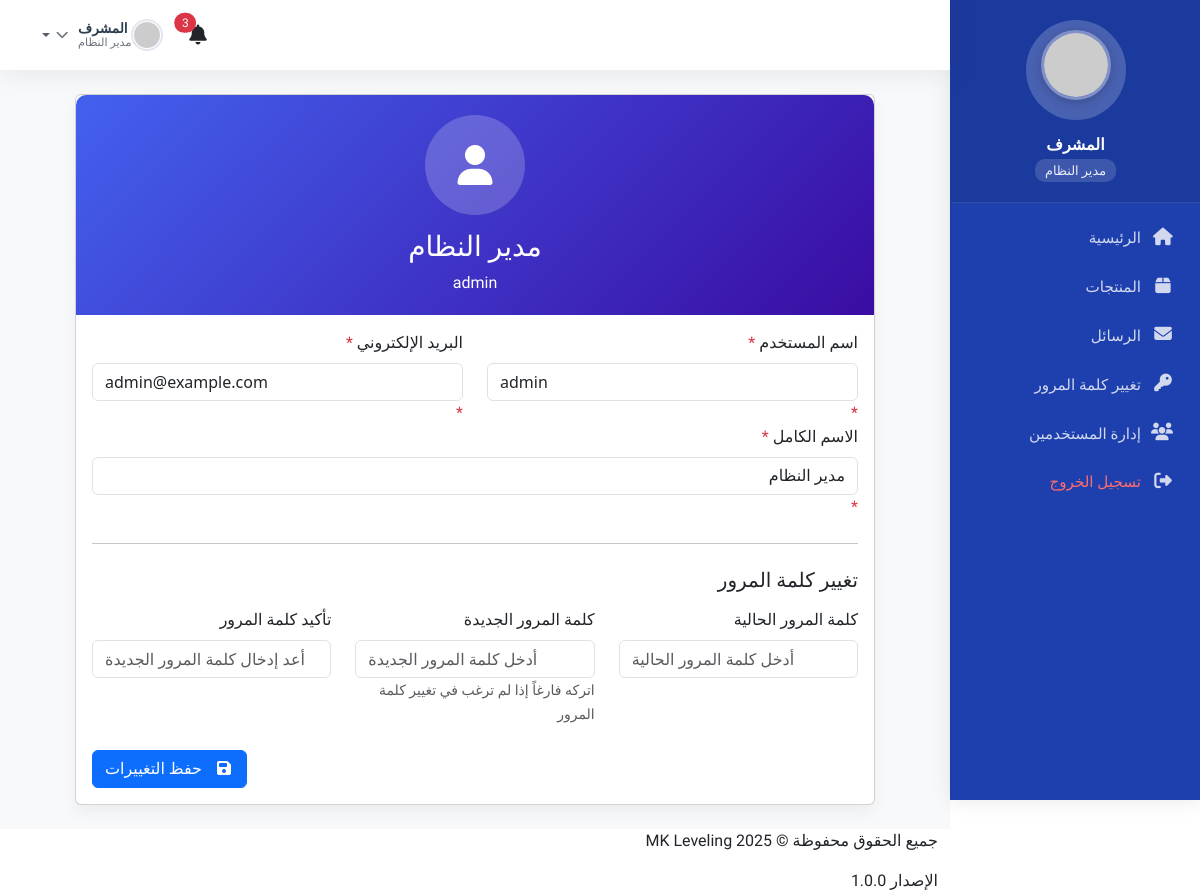
Screenshot of /admin/profile_new.php (signed in) with the database file from the repository.
### tables this page shows
CREATE TABLE IF NOT EXISTS `users` (
  `id` int(11) NOT NULL AUTO_INCREMENT,
  `username` varchar(50) NOT NULL,
  `password` varchar(255) NOT NULL,
  `email` varchar(100) NOT NULL,
  `full_name` varchar(100) NOT NULL,
  `is_active` tinyint(1) DEFAULT 1,
  `created_at` timestamp DEFAULT CURRENT_TIMESTAMP,
  `updated_at` timestamp DEFAULT CURRENT_TIMESTAMP ON UPDATE CURRENT_TIMESTAMP,
  PRIMARY KEY (`id`),
  UNIQUE KEY `username` (`username`),
  UNIQUE KEY `email` (`email`)
);

### admin/profile_new.php (the view, shortened to what this page needs)
<?php
require_once __DIR__ . '/includes/db.php';
$user_id = $_SESSION['user_id'];
$user = null;
$stmt = $mysqli->prepare("SELECT * FROM users WHERE id = ?");
$stmt->bind_param("i", $user_id);
$stmt->execute();
$result = $stmt->get_result();
if ($result->num_rows > 0) {
    $user = $result->fetch_assoc();
}
?>
<!DOCTYPE html>
<html lang="ar" dir="rtl">
<head>
    <link rel="stylesheet" href="https://cdnjs.cloudflare.com/ajax/libs/font-awesome/6.0.0/css/all.min.css">
    <link rel="stylesheet" href="css/admin.css">
</head>
<body>
    <div class="admin-container">
        <?php include 'includes/sidebar.php'; ?>
        <main class="main-content">
            <?php include 'includes/header.php'; ?>
            <div class="content">
                <div class="page-header">
                    <h1><i class="fas fa-user-cog"></i> الملف الشخصي</h1>
                </div>
                <div class="card profile-card">
                    <div class="profile-header">
                        <div class="profile-avatar">
                            <i class="fas fa-user"></i>
                        </div>
                        <h3><?php echo htmlspecialchars($user['full_name'] ?? 'المستخدم'); ?></h3>
                        <p class="mb-0"><?php echo htmlspecialchars($user['username'] ?? ''); ?></p>
                    </div>
                    <div class="card-body">
                        <form method="POST" action="">
                            <div class="row">
                                <div class="col-md-6">
                                    <div class="form-group required">
                                        <label for="username" class="form-label">اسم المستخدم</label>
                                        <input type="text" class="form-control ltr-input" id="username" name="username"
                                               value="<?php echo htmlspecialchars($user['username'] ?? ''); ?>" required
                                               dir="ltr" style="text-align: left; font-family: 'Segoe UI', Tahoma, Geneva, Verdana, sans-serif;">
                                    </div>
                                </div>
                                <div class="col-md-6">
                                    <div class="form-group required">
                                        <label for="email" class="form-label">البريد الإلكتروني</label>
                                        <input type="email" class="form-control ltr-input" id="email" name="email"
                                               value="<?php echo htmlspecialchars($user['email'] ?? ''); ?>" required
                                               dir="ltr" style="text-align: left; font-family: 'Segoe UI', Tahoma, Geneva, Verdana, sans-serif;">
                                    </div>
                                </div>
                                <div class="col-12">
                                    <div class="form-group required">
                                        <label for="full_name" class="form-label">الاسم الكامل</label>
                                        <input type="text" class="form-control" id="full_name" name="full_name"
                                               value="<?php echo htmlspecialchars($user['full_name'] ?? ''); ?>" required
                                               dir="auto" style="text-align: right; font-family: 'Tajawal', sans-serif;">
                                    </div>
                                </div>
                            </div>
                            <hr class="my-4">
                            <h5 class="mb-3">تغيير كلمة المرور</h5>
                            <div class="row">
                                <div class="col-md-4">
                                    <div class="form-group">
                                        <label for="current_password" class="form-label">كلمة المرور الحالية</label>
                                        <input type="password" class="form-control ltr-input" id="current_password" name="current_password"
                                               placeholder="أدخل كلمة المرور الحالية"
                                               dir="ltr" style="text-align: left; font-family: 'Segoe UI', Tahoma, Geneva, Verdana, sans-serif;">
                                    </div>
                                </div>
                                <div class="col-md-4">
                                    <div class="form-group">
                                        <label for="new_password" class="form-label">كلمة المرور الجديدة</label>
                                        <input type="password" class="form-control ltr-input" id="new_password" name="new_password"
                                               placeholder="أدخل كلمة المرور الجديدة"
                                               dir="ltr" style="text-align: left; font-family: 'Segoe UI', Tahoma, Geneva, Verdana, sans-serif;">
                                        <small class="form-text text-muted">اتركه فارغاً إذا لم ترغب في تغيير كلمة المرور</small>
                                    </div>
                                </div>
                                <div class="col-md-4">
                                    <div class="form-group">
                                        <label for="confirm_password" class="form-label">تأكيد كلمة المرور</label>
                                        <input type="password" class="form-control ltr-input" id="confirm_password" name="confirm_password"
                                               placeholder="أعد إدخال كلمة المرور الجديدة"
                                               dir="ltr" style="text-align: left; font-family: 'Segoe UI', Tahoma, Geneva, Verdana, sans-serif;">
                                    </div>
                                </div>
                            </div>
                            <div class="text-end mt-4">
                                <button type="submit" class="btn btn-primary">
                                    <i class="fas fa-save me-2"></i> حفظ التغييرات
                                </button>
                            </div>
                        </form>
                    </div>
                </div>
            </div>
            <?php include 'includes/footer.php'; ?>
        </main>
    </div>
</body>
</html>

### admin/css/admin.css (style rules this page uses)
.ltr-input { direction: ltr !important; text-align: left !important; font-family: 'Segoe UI', Tahoma, Geneva, Verdana, sans-serif !important; unicode-bidi: plaintext !important; }
[dir="rtl"] .ltr-input { font-family: 'Segoe UI', Tahoma, Geneva, Verdana, sans-serif !important; }
.card { border-radius: var(--border-radius); box-shadow: var(--box-shadow); margin-bottom: 20px; border: 1px solid rgba(0, 0, 0, 0.05); }
.card-body { padding: 20px; }
.form-control { border: 1px solid #ddd; border-radius: 4px; padding: 8px 12px; transition: all 0.3s; }
.btn { font-family: 'Tajawal', sans-serif; font-weight: 500; padding: 8px 16px; border-radius: 4px; transition: all 0.3s; display: inline-flex; align-items: center; justify-content: center; }
.btn i { margin-left: 5px; }
.btn-primary { background-color: var(--primary-color); border-color: var(--primary-color); }
.fas, .far { width: 1.25em; text-align: center; }
.required:after { content: ' *'; color: #dc3545; }
:root { --primary-color: #1e40af; --primary-hover: #1e3a8a; --secondary-color: #1e40af; --success-color: #4cc9a0; --danger-color: #f72585; --warning-color: #f77f00; --info-color: #4cc9f0; --light-bg: #f8f9fa; --dark-bg: #1a1a2e; --dark-text: #2b2d42; --light-text: #6c757d; --border-color: #e9ecef; --white: #ffffff; --sidebar-width: 260px; --header-height: 70px; --footer-height: 60px; --border-radius: 8px; --box-shadow: 0 0.5rem 1rem rgba(0, 0, 0, 0.05); --transition: all 0.3s ease; }
* { margin: 0; padding: 0; box-sizing: border-box; font-family: 'Tajawal', sans-serif; }
body { background-color: var(--light-bg); color: var(--dark-text); line-height: 1.6; direction: rtl; font-family: 'Tajawal', sans-serif; font-size: 0.9rem; overflow-x: hidden; }
.admin-container { display: flex; min-height: 100vh; transition: var(--transition); position: relative; padding-right: var(--sidebar-width); }
.main-content { flex: 1; min-height: 100vh; display: flex; flex-direction: column; transition: var(--transition); width: 100%; }
.content { flex: 1; padding: 1.5rem; background-color: var(--light-bg); }
.page-header { display: flex; justify-content: space-between; align-items: center; margin-bottom: 1.5rem; padding-bottom: 1rem; border-bottom: 1px solid var(--border-color); }
.page-header h1 { font-size: 1.5rem; font-weight: 600; margin: 0; color: var(--dark-text); }
.card { background: var(--white); border-radius: var(--border-radius); box-shadow: var(--box-shadow); margin-bottom: 1.5rem; border: none; transition: var(--transition); }
.card-body { padding: 1.5rem; }

### admin/profile_new.php (style rules this page uses)
.profile-card { max-width: 800px; margin: 0 auto; }
.profile-header { background: linear-gradient(135deg, #4361ee 0%, #3a0ca3 100%); color: white; padding: 20px; border-radius: 10px 10px 0 0; text-align: center; }
.profile-avatar { width: 100px; height: 100px; border-radius: 50%; margin: 0 auto 15px; background: rgba(255,255,255,0.2); display: flex; align-items: center; justify-content: center; font-size: 40px; }
.form-group.required label:after { content: ' *'; color: #dc3545; }

### admin/includes/sidebar.php (style rules this page uses)
:root { --sidebar-width: 250px; --primary-color: #1e40af !important; --primary-light: #1e3a8a !important; --text-color: #ffffff !important; --hover-bg: rgba(255, 255, 255, 0.1) !important; --active-bg: rgba(255, 255, 255, 0.2) !important; --border-color: rgba(255, 255, 255, 0.1) !important; }

### rows the page displays
users: full_name "مدير النظام", username "admin", email "admin@example.com"
